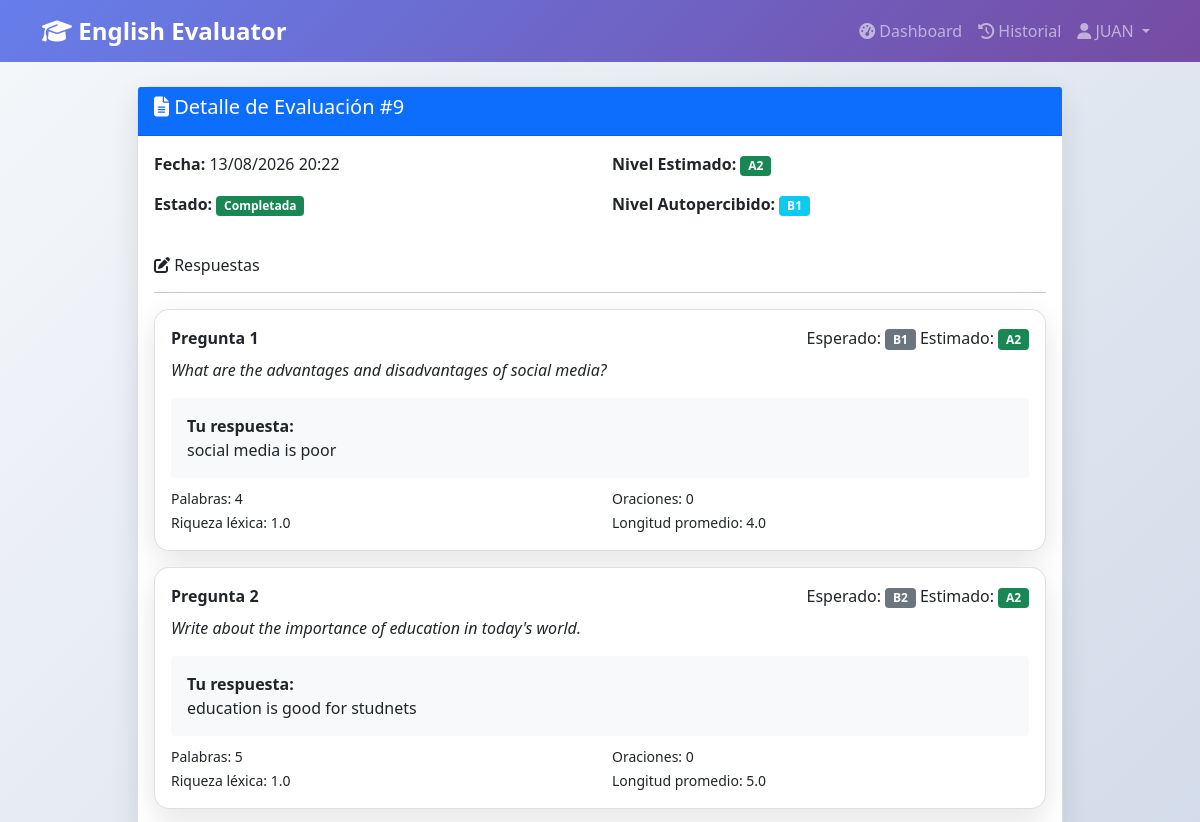
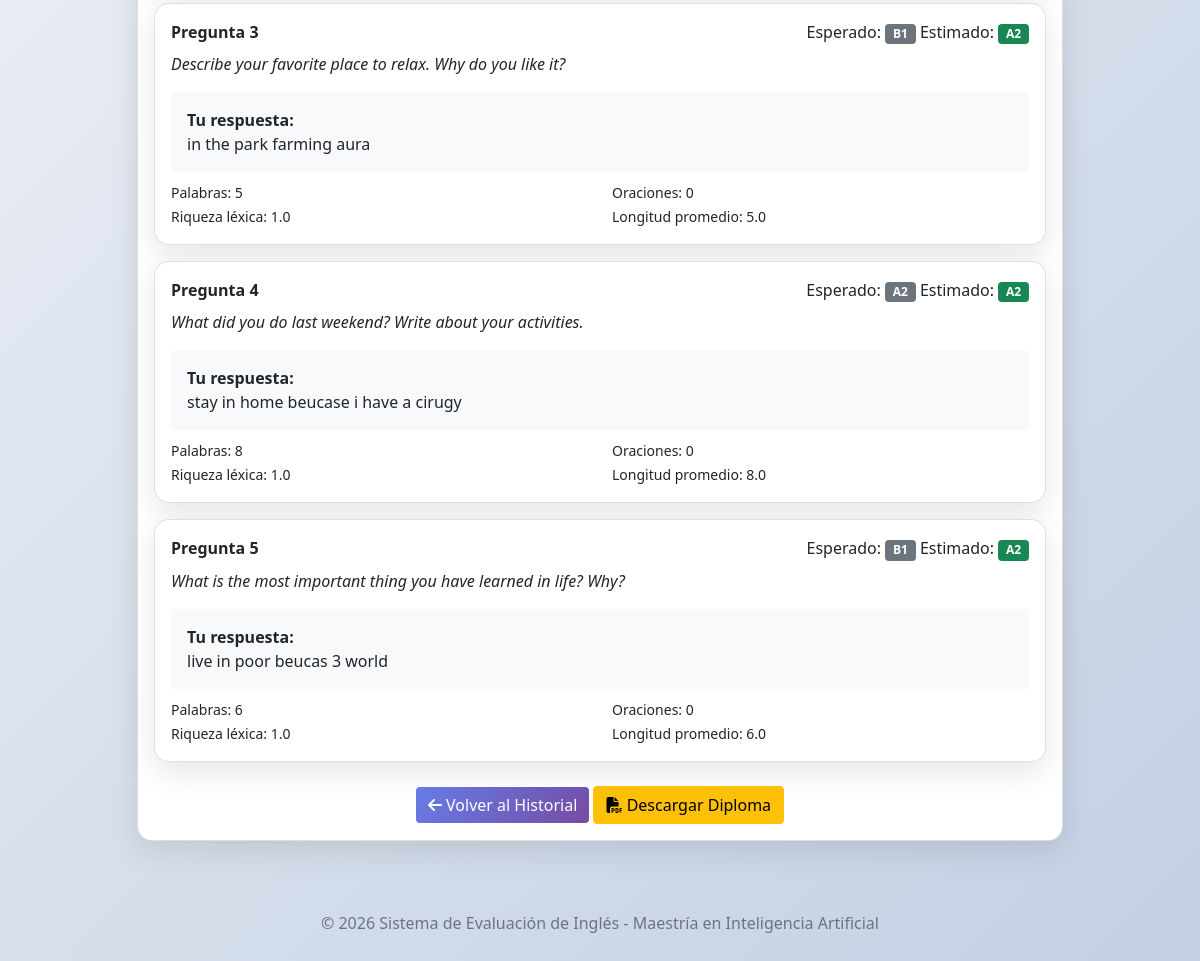
Screenshot of /evaluacion/detalle/9 (signed in) with the database file from the repository (2 pictures, top to bottom).
### app.py (models this page shows, shortened)
class Usuario(db.Model):
    __tablename__ = 'usuarios'
    id = db.Column(db.Integer, primary_key=True)
    nombre = db.Column(db.String(100), nullable=False)
    apellido = db.Column(db.String(100), nullable=False)
    correo = db.Column(db.String(150), unique=True, nullable=False)
    password = db.Column(db.String(255), nullable=False)
    rol = db.Column(db.String(20), default='ESTUDIANTE')
    estado = db.Column(db.Boolean, default=True)
    fecha_creacion = db.Column(db.DateTime, default=datetime.utcnow)
    ultimo_login = db.Column(db.DateTime)
    nivel_autopercibido_id = db.Column(db.Integer, db.ForeignKey('niveles_mcer.id'), nullable=True)
    nivel_autopercibido = db.relationship('NivelMCER', foreign_keys=[nivel_autopercibido_id])
    evaluaciones = db.relationship('Evaluacion', backref='usuario', lazy=True)

class Evaluacion(db.Model):
    __tablename__ = 'evaluaciones'
    id = db.Column(db.Integer, primary_key=True)
    usuario_id = db.Column(db.Integer, db.ForeignKey('usuarios.id'), nullable=False)
    fecha_inicio = db.Column(db.DateTime, default=datetime.utcnow)
    fecha_fin = db.Column(db.DateTime)
    nivel_estimado_id = db.Column(db.Integer, db.ForeignKey('niveles_mcer.id'))
    estado = db.Column(db.String(30), default='EN_PROCESO')
    accuracy = db.Column(db.Numeric(5, 2))
    precision = db.Column(db.Numeric(5, 2))
    recall = db.Column(db.Numeric(5, 2))
    f1_score = db.Column(db.Numeric(5, 2))
    respuestas = db.relationship('Respuesta', backref='evaluacion', lazy=True)
    nivel_estimado = db.relationship('NivelMCER', foreign_keys=[nivel_estimado_id])

class NivelMCER(db.Model):
    __tablename__ = 'niveles_mcer'
    id = db.Column(db.Integer, primary_key=True)
    codigo = db.Column(db.String(2), unique=True, nullable=False)
    nombre = db.Column(db.String(50))
    descripcion = db.Column(db.Text)
    preguntas = db.relationship('Pregunta', backref='nivel', lazy=True)

class Pregunta(db.Model):
    __tablename__ = 'preguntas'
    id = db.Column(db.Integer, primary_key=True)
    texto = db.Column(db.Text, nullable=False)
    instrucciones = db.Column(db.Text)
    nivel_id = db.Column(db.Integer, db.ForeignKey('niveles_mcer.id'), nullable=False)
    categoria_id = db.Column(db.Integer, db.ForeignKey('categorias.id'), nullable=False)
    dificultad = db.Column(db.Integer, default=1)
    activa = db.Column(db.Boolean, default=True)
    fecha_creacion = db.Column(db.DateTime, default=datetime.utcnow)
    respuestas = db.relationship('Respuesta', backref='pregunta', lazy=True)

class Respuesta(db.Model):
    __tablename__ = 'respuestas'
    id = db.Column(db.Integer, primary_key=True)
    evaluacion_id = db.Column(db.Integer, db.ForeignKey('evaluaciones.id'), nullable=False)
    pregunta_id = db.Column(db.Integer, db.ForeignKey('preguntas.id'), nullable=True)
    texto = db.Column(db.Text, nullable=False)
    embedding = db.Column(db.Text)
    caracteristicas = db.Column(db.Text)
    nivel_predicho_id = db.Column(db.Integer, db.ForeignKey('niveles_mcer.id'))
    fecha_creacion = db.Column(db.DateTime, default=datetime.utcnow)
    nivel_predicho = db.relationship('NivelMCER', foreign_keys=[nivel_predicho_id])

### app.py (the view, shortened to what this page needs)
@app.route('/evaluacion/detalle/<int:evaluacion_id>')
@login_required
def detalle_evaluacion(evaluacion_id):
    evaluacion = Evaluacion.query.get(evaluacion_id)
    if not evaluacion:
        flash('Evaluación no encontrada.', 'danger')
        return redirect(url_for('historial'))
    if evaluacion.usuario_id != current_user.id and current_user.rol != 'ADMINISTRADOR':
        flash('Acceso denegado.', 'danger')
        return redirect(url_for('historial'))
    respuestas = Respuesta.query.filter_by(evaluacion_id=evaluacion_id).all()
    detalles = []
    for i, respuesta in enumerate(respuestas):
        pregunta = Pregunta.query.get(respuesta.pregunta_id)
        try:
            caracteristicas = json.loads(respuesta.caracteristicas) if respuesta.caracteristicas else {}
        except:
            caracteristicas = {}
        if respuesta.nivel_predicho:
            nivel_estimado = respuesta.nivel_predicho.codigo
        nivel_esperado = pregunta.nivel.codigo if pregunta else "N/A"
        texto_pregunta = pregunta.texto if pregunta else "Pregunta no disponible"
        detalles.append({
            'numero': i + 1,
            'pregunta_texto': texto_pregunta,
            'nivel_esperado': nivel_esperado,
            'nivel_estimado': nivel_estimado,
            'texto_usuario': respuesta.texto,
            'metricas': caracteristicas,
        })
    return render_template('detalle_evaluacion.html',
                         evaluacion=evaluacion,
                         detalles=detalles)

### app.py (called while the page is built)
@login_manager.user_loader
def load_user(user_id):
    return Usuario.query.get(int(user_id))

### templates/detalle_evaluacion.html
{% extends "base.html" %}
{% block content %}
<div class="row justify-content-center">
    <div class="col-md-10">
        <div class="card">
            <div class="card-header bg-primary text-white">
                <h5><i class="fas fa-file-alt"></i> Detalle de Evaluación #{{ evaluacion.id }}</h5>
            </div>
            <div class="card-body">
                <div class="row mb-4">
                    <div class="col-md-6">
                        <p><strong>Fecha:</strong> {{ evaluacion.fecha_inicio.strftime('%d/%m/%Y %H:%M') }}</p>
                        <p><strong>Estado:</strong>
                            {% if evaluacion.estado == 'COMPLETADA' %}
                                <span class="badge bg-success">Completada</span>
                            {% else %}
                                <span class="badge bg-warning">En progreso</span>
                            {% endif %}
                        </p>
                    </div>
                    <div class="col-md-6">
                        <p><strong>Nivel Estimado:</strong>
                            {% if evaluacion.nivel_estimado %}
                                <span class="badge bg-success">{{ evaluacion.nivel_estimado.codigo }}</span>
                            {% else %}
                                <span class="badge bg-warning">No definido</span>
                            {% endif %}
                        </p>
                        <p><strong>Nivel Autopercibido:</strong>
                            {% if evaluacion.usuario.nivel_autopercibido %}
                                <span class="badge bg-info">{{ evaluacion.usuario.nivel_autopercibido.codigo }}</span>
                            {% else %}
                                <span class="badge bg-secondary">No definido</span>
                            {% endif %}
                        </p>
                    </div>
                </div>
                <h6><i class="fas fa-edit"></i> Respuestas</h6>
                <hr>
                {% for detalle in detalles %}
                <div class="card mt-3">
                    <div class="card-body">
                        <div class="d-flex justify-content-between">
                            <strong>Pregunta {{ detalle.numero }}</strong>
                            <span>
                                Esperado: <span class="badge bg-secondary">{{ detalle.nivel_esperado }}</span>
                                Estimado:
                                {% if detalle.nivel_estimado != "N/A" %}
                                    <span class="badge bg-success">{{ detalle.nivel_estimado }}</span>
                                {% else %}
                                    <span class="badge bg-secondary">N/A</span>
                                {% endif %}
                            </span>
                        </div>
                        <p class="mt-2"><em>{{ detalle.pregunta_texto }}</em></p>
                        <div class="bg-light p-3 rounded">
                            <strong>Tu respuesta:</strong>
                            <p class="mb-0">{{ detalle.texto_usuario }}</p>
                        </div>
                        <div class="row mt-2">
                            <div class="col-md-6">
                                <small>Palabras: {{ detalle.metricas.num_palabras if detalle.metricas else 0 }}</small><br>
                                <small>Riqueza léxica: {{ detalle.metricas.riqueza_lexica if detalle.metricas else 0 }}</small>
                            </div>
                            <div class="col-md-6">
                                <small>Oraciones: {{ detalle.metricas.num_oraciones if detalle.metricas else 0 }}</small><br>
                                <small>Longitud promedio: {{ detalle.metricas.longitud_promedio if detalle.metricas else 0 }}</small>
                            </div>
                        </div>
                    </div>
                </div>
                {% endfor %}
                <div class="text-center mt-4">
                    <a href="{{ url_for('historial') }}" class="btn btn-primary">
                        <i class="fas fa-arrow-left"></i> Volver al Historial
                    </a>
                    {% if evaluacion.estado == 'COMPLETADA' and evaluacion.nivel_estimado %}
                        <a href="{{ url_for('descargar_diploma', evaluacion_id=evaluacion.id) }}"
                           class="btn btn-warning">
                            <i class="fas fa-file-pdf"></i> Descargar Diploma
                        </a>
                    {% endif %}
                </div>
            </div>
        </div>
    </div>
</div>
{% endblock %}

### templates/base.html (shortened to what this page needs)
<!DOCTYPE html>
<html lang="es">
<head>
    <link href="https://cdn.jsdelivr.net/npm/bootstrap@5.1.3/dist/css/bootstrap.min.css" rel="stylesheet">
    <link rel="stylesheet" href="https://cdnjs.cloudflare.com/ajax/libs/font-awesome/6.4.0/css/all.min.css">
</head>
<body>
    <nav class="navbar navbar-expand-lg navbar-dark bg-primary" style="background: linear-gradient(135deg, #667eea 0%, #764ba2 100%) !important;">
        <div class="container">
            <a class="navbar-brand" href="{{ url_for('index') }}">
                <i class="fas fa-graduation-cap"></i> English Evaluator
            </a>
            <div class="collapse navbar-collapse" id="navbarNav">
                <ul class="navbar-nav ms-auto">
                    {% if current_user.is_authenticated %}
                        <li class="nav-item">
                            <a class="nav-link" href="{{ url_for('dashboard') }}">
                                <i class="fas fa-tachometer-alt"></i> Dashboard
                            </a>
                        </li>
                        <li class="nav-item">
                            <a class="nav-link" href="{{ url_for('historial') }}">
                                <i class="fas fa-history"></i> Historial
                            </a>
                        </li>
                        <li class="nav-item dropdown">
                            <a class="nav-link dropdown-toggle" href="#" id="userDropdown" role="button" data-bs-toggle="dropdown">
                                <i class="fas fa-user"></i> {{ current_user.nombre }}
                            </a>
                        </li>
                    {% endif %}
                </ul>
            </div>
        </div>
    </nav>
    <div class="container mt-4">
        {% block content %}{% endblock %}
    </div>
    <div class="footer">
        <p class="text-muted">© 2026 Sistema de Evaluación de Inglés - Maestría en Inteligencia Artificial</p>
    </div>
</body>
</html>

### templates/base.html (style rules this page uses)
body { background: linear-gradient(135deg, #f5f7fa 0%, #c3cfe2 100%); min-height: 100vh; }
.navbar-brand { font-weight: bold; font-size: 1.5rem; }
.card { border-radius: 15px; box-shadow: 0 10px 30px rgba(0,0,0,0.1); transition: transform 0.3s; }
.btn-primary { background: linear-gradient(135deg, #667eea 0%, #764ba2 100%); border: none; }
.footer { margin-top: 50px; padding: 20px; text-align: center; color: #666; }

### rows the page displays
Usuario: nombre "JUAN"
Evaluacion: id "9", fecha_inicio "13/08/2026 20:22"
NivelMCER: nivel_estimado.codigo "A2", nivel_estimado "A2" "A2" "A2" "A2" "A2", nivel_esperado "A2"
NivelMCER: usuario.nivel_autopercibido.codigo "B1", nivel_esperado "B1" "B1" "B1"
Pregunta: pregunta_texto "What are the advantages and disadvantages of social media?"
Respuesta: texto_usuario "social media is poor"
NivelMCER: nivel_esperado "B2"
Pregunta: pregunta_texto "Write about the importance of education in today's world."
Respuesta: texto_usuario "education is good for studnets"
Pregunta: pregunta_texto "Describe your favorite place to relax. Why do you like it?"
Respuesta: texto_usuario "in the park farming aura"
Pregunta: pregunta_texto "What did you do last weekend? Write about your activities."
Respuesta: texto_usuario "stay in home beucase i have a cirugy"
Pregunta: pregunta_texto "What is the most important thing you have learned in life? Why?"
Respuesta: texto_usuario "live in poor beucas 3 world"

### other values shown
{{ detalle.numero }} "1" "2" "3" "4" "5"
{{ detalle.metricas.num_palabras if detalle.metricas else 0 }} "4" "5" "5" "8" "6"
{{ detalle.metricas.riqueza_lexica if detalle.metricas else 0 }} "1.0" "1.0" "1.0" "1.0" "1.0"
{{ detalle.metricas.num_oraciones if detalle.metricas else 0 }} "0" "0" "0" "0" "0"
{{ detalle.metricas.longitud_promedio if detalle.metricas else 0 }} "4.0" "5.0" "5.0" "8.0" "6.0"
